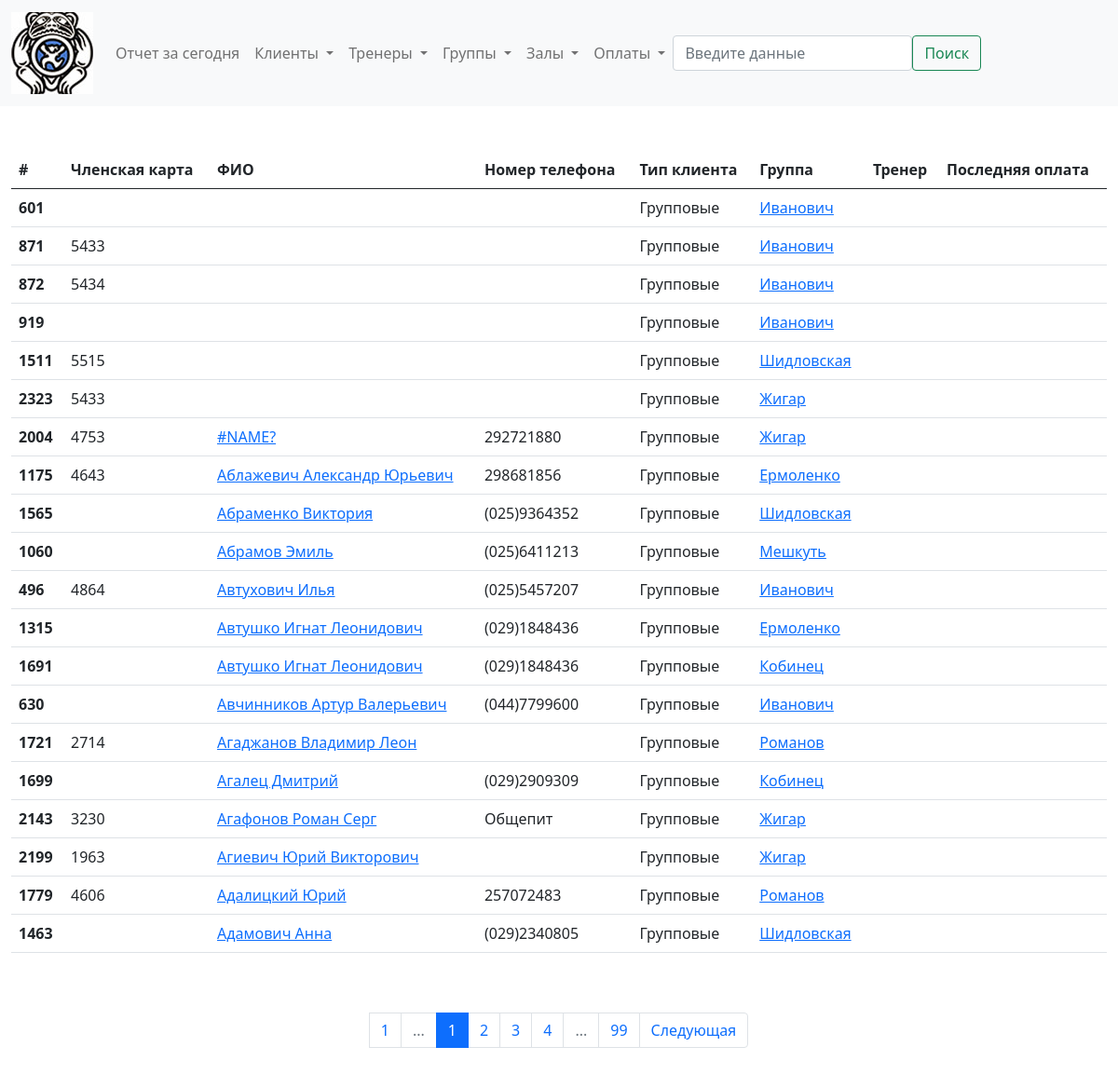
Page /show/client on the earlier database version.
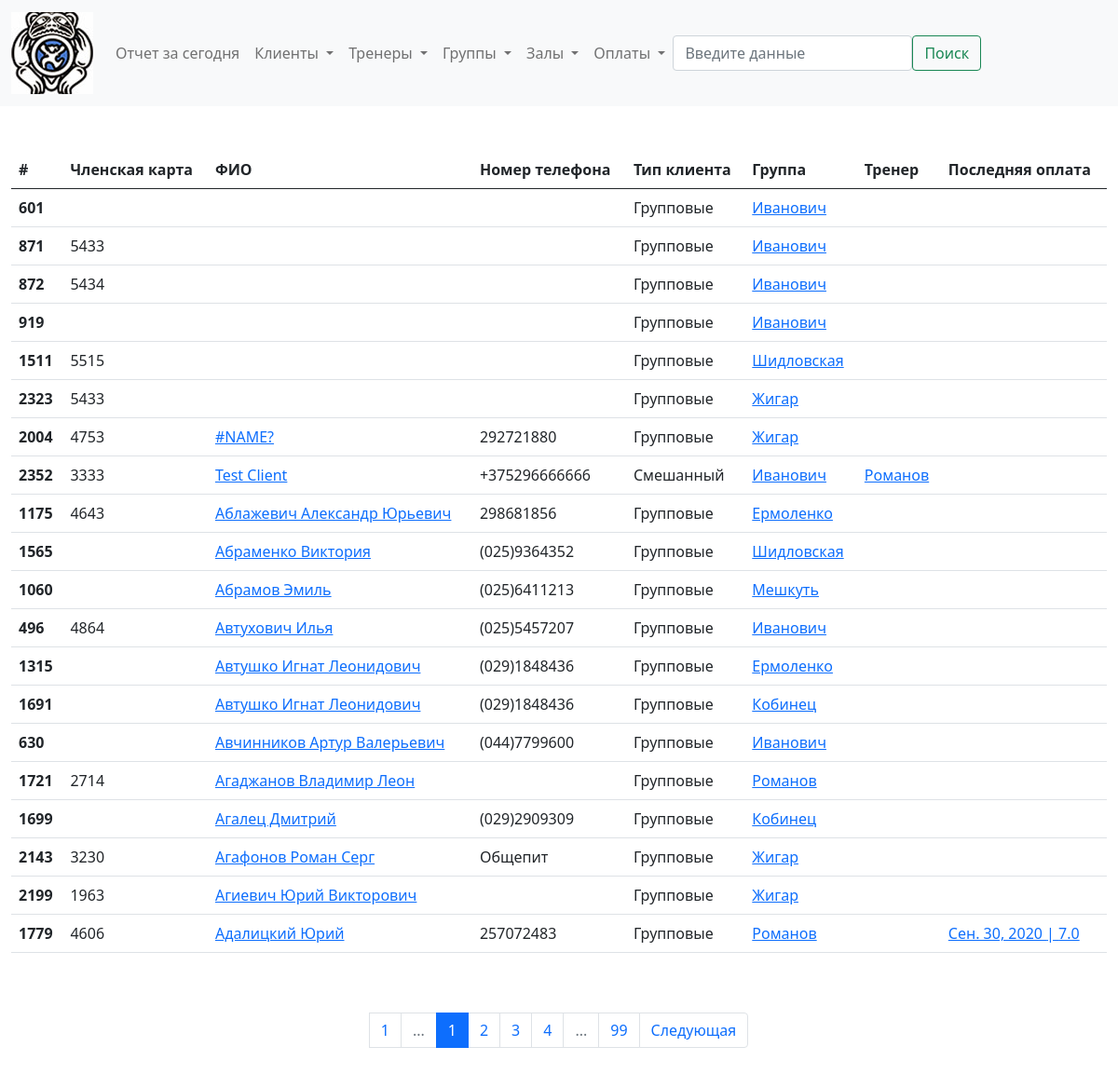
Same page on the later database version.
### billing/models.py (models this page shows, shortened)
class Client(models.Model):
    member_card = models.CharField(verbose_name='Членская карта', max_length=4, blank=True, null=True)
    name = models.CharField(verbose_name='ФИО', max_length=50, blank=True, null=True)
    tel_number = models.CharField(verbose_name='Номер телефона', max_length=20, blank=True, null=True)
    info = models.TextField(verbose_name='Дополнительная информация', null=True, blank=True)
    training_type_choices = [
        ('I', 'Индивидуал'),
        ('G', 'В группе'),
        ('B', 'Смешанный'),
    ]
    cl_type = models.CharField(verbose_name='Тип клиента', max_length=1, choices=training_type_choices, default='G')
    treners = models.ManyToManyField(Trener, verbose_name='Тренер', blank=True)
    groups = models.ManyToManyField(Group, verbose_name='Группа', blank=True)
    def last_payment(self):
        payments = self.payment_set.order_by('-date')
        if payments:
            return payments[0]
    class Meta:
        verbose_name = 'Клиент'
        verbose_name_plural = 'Клиенты'
        ordering = ['name']

class Group(models.Model):
    gr_type_choices = [
        ('A', 'Взрослая'),
        ('C', 'Детская')
    ]
    sport_type_choices = [
        ('B', 'Классический бокс'),
        ('T', 'Тайский бокс'),
        ('W', 'Женская группа'),
        ('M', 'ММА')
    ]
    schedule_choice = [
        ('uneven', 'пн. ср. пт.'),
        ('even', 'вт. чт. сб.'),
    ]
    gr_type = models.CharField(verbose_name='Возраст', max_length=1, choices=gr_type_choices, default='A')
    sport_type = models.CharField(verbose_name='Тип', max_length=1, choices = sport_type_choices, default='T')
    time = models.TimeField(verbose_name='Время')
    schedule = models.CharField(verbose_name='Расписание', max_length=6, choices=schedule_choice, null=True, blank=True)
    trener = models.ForeignKey('Trener', verbose_name='Тренер', on_delete=models.SET_NULL, null=True, blank=True)
    address = models.ForeignKey('Address', verbose_name='Зал', on_delete=models.SET_NULL, null=True, blank=True)
    class Meta:
        verbose_name = 'Группа'
        verbose_name_plural = 'Группы'
        ordering = ['trener']

class Trener(models.Model):
    name = models.CharField(max_length=50, verbose_name = 'Имя')
    tel_number = models.CharField(max_length=20, verbose_name = 'Номер телефона', null=True, blank=True)
    info = models.TextField(blank=True, null=False, verbose_name = 'Дополнительная информация')
    photo = models.ImageField(verbose_name='Фото', upload_to='billing/media/treners', height_field=None, width_field=None, null=True, blank=True)
    class Meta:
        verbose_name = 'Тренер'
        verbose_name_plural = 'Тренеры'
    def last_name(self):
        return self.name.split(" ")[0]

class Payment(models.Model):
    client = models.ForeignKey(Client, on_delete=models.CASCADE, verbose_name='Плательщик', null=True)
    payment_to_choices = [
        ('G', 'В группу'),
        ('I', 'Индивидуально')
    ]
    payment_type_choices = [
        ('O', 'Разовый платеж'),
        ('M', 'Месячный взнос')
    ]
    payment_to = models.CharField(max_length=1, choices=payment_to_choices, default='G', verbose_name='Направление оплаты')
    payment_type = models.CharField(max_length=1, choices=payment_type_choices, default='M', verbose_name='Тип оплаты')
    trener = models.ForeignKey(Trener, on_delete=models.SET_NULL, verbose_name='Тренер', blank=True, null=True)
    group = models.ForeignKey(Group, on_delete=models.SET_NULL, verbose_name='Группа', blank=True, null=True)
    date = models.DateField(verbose_name='Дата оплаты', default=timezone.now)
    amount = models.FloatField(verbose_name='Сумма', default=60)
    trener_part = models.FloatField(verbose_name='Тренеру', default=0)
    class Meta:
        verbose_name = 'Оплата'
        verbose_name_plural = 'Оплаты'
        ordering = ['-date']

### billing/views.py (the view)
# urls.py: path('show/<slug:obj>', views.show_objects, name='show_objects'),
def show_objects(request, obj):
    inst = obj_values[obj].objects.all()
    paginator = Paginator(inst, 20)
    page_number = request.GET.get('page')
    page_obj = paginator.get_page(page_number)
    show_obj_link = f'{obj}s' if obj != 'address' else f'{obj}es'
    return render(request, f'billing/show/{show_obj_link}.html', {
        f'{show_obj_link}' : inst,
        'page_obj' : page_obj,
    })

### billing/templatetags/filters.py (called while the page is built)
@register.filter(name='pos_3_times')
def pos_3_times(value):
    return range(1, 4)

@register.filter(name='neg_3_times')
def neg_3_times(value):
    return range(-3, 0)

### ChinukMaster/templates/billing/show/clients.html (shortened to what this page needs)
{% extends 'billing/base.html' %}
{% block content %}
    <table class="table table-hover">
        <thead>
            <tr>
                <th scope="col">#</th>
                <th scope="col">Членская карта</th>
                <th scope="col">ФИО</th>
                <th scope="col">Номер телефона</th>
                <th scope="col">Тип клиента</th>
                <th scope="col">Группа</th>
                <th scope="col">Тренер</th>
                <th scope="col">Последняя оплата</th>
            </tr>
        </thead>
        <tbody>
        {% for obj in page_obj %}
            <tr>
                <th scope="row">{{obj.id}}</th>
                <td>
                    {% if obj.member_card %}
                        {{obj.member_card}}
                    {% endif %}
                </td>
                <td><a href="{% url 'detail_object' obj='client' id=obj.id %}">{{obj.name}}</a></td>
                <td>{{obj.tel_number}}</td>
                <td>
                    {% if obj.cl_type == 'G' %} Групповые
                    {% elif obj.cl_type == 'I' %} Индивидуал
                    {% else %} Смешанный
                    {% endif %}
                </td>
                <td>
                    {% for group in obj.groups.all %}
                        <a href="{% url 'detail_object' obj='group' id=group.id %}">{{group.trener.last_name}}<br></a>
                    {% endfor %}
                </td>
                <td>
                    {% for trener in obj.treners.all %}
                        <a href="{% url 'detail_object' obj='trener' id=trener.id %}">{{trener.last_name}}<br></a>
                    {% endfor %}
                </td>
                <td>
                    {% if obj.last_payment %}
                        <a href="{% url 'detail_object' obj='payment' id=obj.last_payment.id %}">{{obj.last_payment.date}} | {{obj.last_payment.amount}}</a>
                    {% endif %}
                </td>
            </tr>
        {% endfor %}
        </tbody>
    </table>
{% endblock %}

Differences in the rows shown:
no longer on this page (row unchanged): Client: id "1463", name "Адамович Анна", tel_number "(029)2340805", cl_type "Групповые", Group (trener.last_name "Шидловская")
added Client: id "2352", member_card "3333", name "Test Client", tel_number "+375296666666", cl_type "Смешанный"
now on this page (row unchanged): Group: trener.last_name "Иванович", shown under "2352"
now on this page (row unchanged): Trener: last_name "Романов"
changed Client "Адалицкий Юрий": last_payment (not shown) → "Сен. 30, 2020"; last_payment.amount (not shown) → "7.0"
